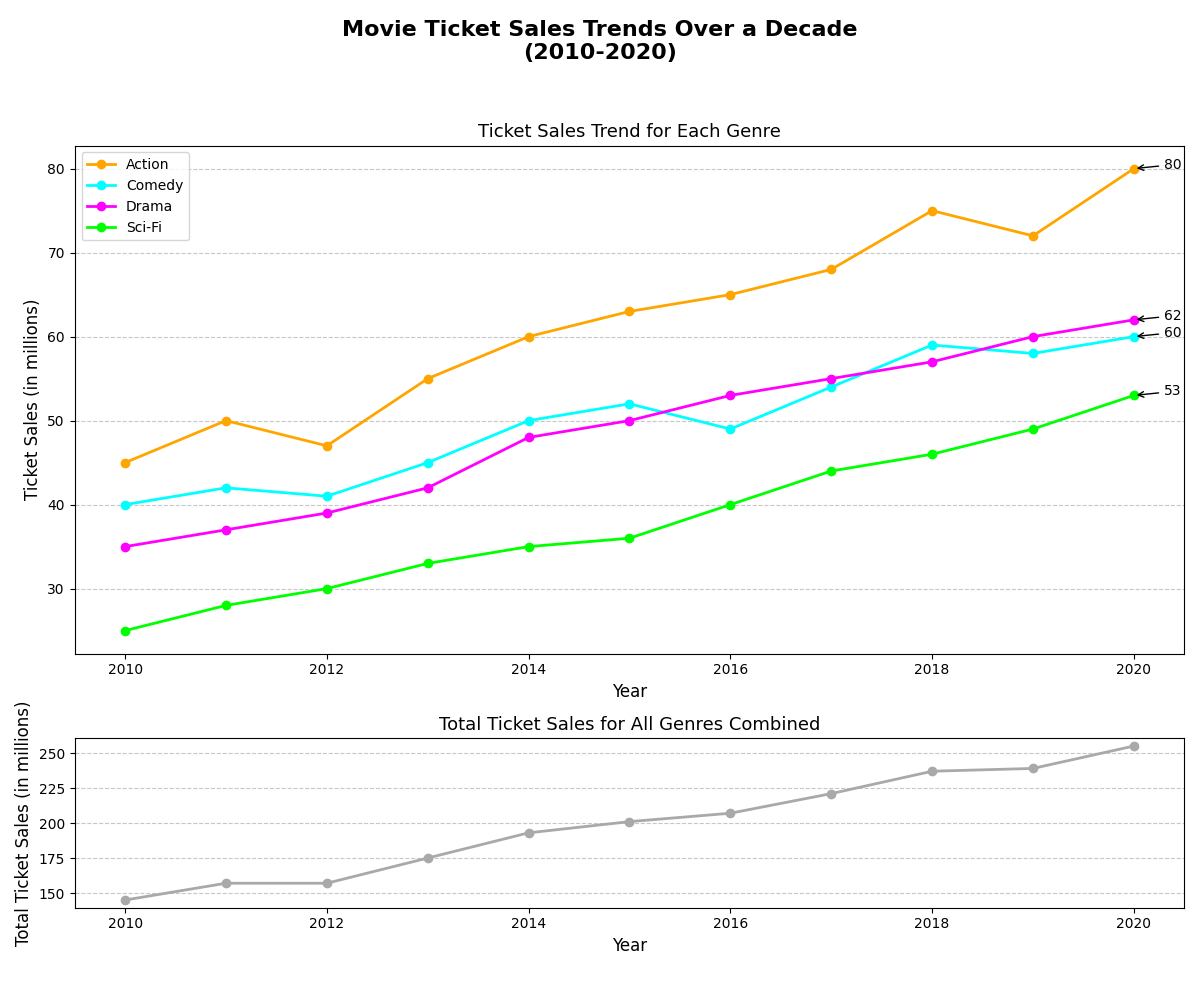

The Python source for this figure:
import matplotlib.pyplot as plt
import numpy as np

years = np.arange(2010, 2021)

action_sales = np.array([45, 50, 47, 55, 60, 63, 65, 68, 75, 72, 80])
comedy_sales = np.array([40, 42, 41, 45, 50, 52, 49, 54, 59, 58, 60])
drama_sales = np.array([35, 37, 39, 42, 48, 50, 53, 55, 57, 60, 62])
scifi_sales = np.array([25, 28, 30, 33, 35, 36, 40, 44, 46, 49, 53])

fig, (ax1, ax2) = plt.subplots(2, 1, figsize=(12, 10), gridspec_kw={'height_ratios': [3, 1]})

ax1.plot(years, action_sales, marker='o', linestyle='-', color='orange', label='Action', linewidth=2)
ax1.plot(years, comedy_sales, marker='o', linestyle='-', color='cyan', label='Comedy', linewidth=2)
ax1.plot(years, drama_sales, marker='o', linestyle='-', color='magenta', label='Drama', linewidth=2)
ax1.plot(years, scifi_sales, marker='o', linestyle='-', color='lime', label='Sci-Fi', linewidth=2)

annotations = {
    'Action': (years[np.argmax(action_sales)], max(action_sales)),
    'Comedy': (years[np.argmax(comedy_sales)], max(comedy_sales)),
    'Drama': (years[np.argmax(drama_sales)], max(drama_sales)),
    'Sci-Fi': (years[np.argmax(scifi_sales)], max(scifi_sales))
}

for genre, (year, value) in annotations.items():
    ax1.annotate(f'{value}', xy=(year, value), xytext=(year + 0.3, value),
                 arrowprops=dict(facecolor='black', arrowstyle="->"))

total_sales = action_sales + comedy_sales + drama_sales + scifi_sales
ax2.plot(years, total_sales, marker='o', linestyle='-', color='darkgrey', linewidth=2)
ax2.set_title('Total Ticket Sales for All Genres Combined', fontsize=13)
ax2.set_xlabel('Year', fontsize=12)
ax2.set_ylabel('Total Ticket Sales (in millions)', fontsize=12)
ax2.grid(axis='y', linestyle='--', alpha=0.7)

fig.suptitle('Movie Ticket Sales Trends Over a Decade\n(2010-2020)', fontsize=16, fontweight='bold')
ax1.set_title('Ticket Sales Trend for Each Genre', fontsize=13)
ax1.set_xlabel('Year', fontsize=12)
ax1.set_ylabel('Ticket Sales (in millions)', fontsize=12)
ax1.legend(loc='upper left', fontsize=10)
ax1.grid(axis='y', linestyle='--', alpha=0.7)

plt.tight_layout(rect=[0, 0.03, 1, 0.95])
plt.show()
